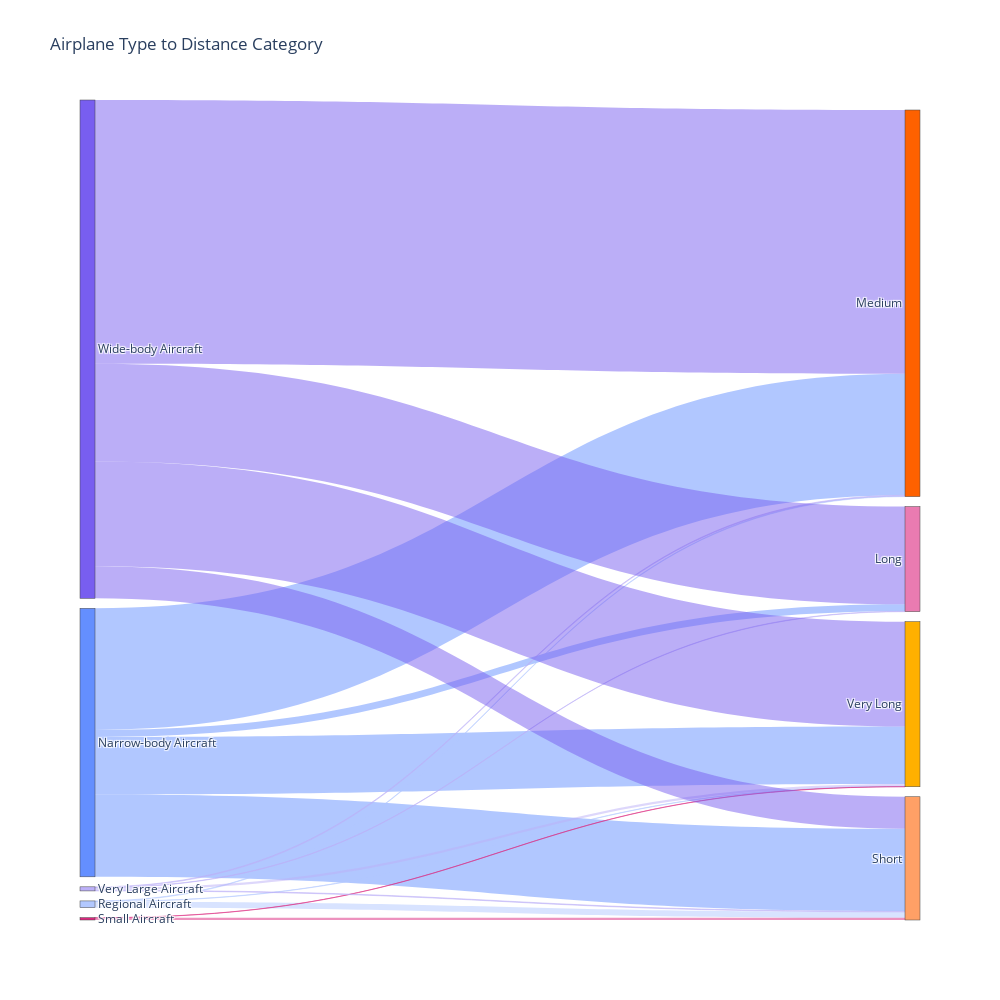

The code cell stored with this chart in its notebook:
### Code cell
node_color_list = color_palette[:len(labels)]
node_color_list[2], node_color_list[4] = node_color_list[4], node_color_list[2]
link_colors = [hex_to_rgba(node_color_list[source], 0.5) for source in sources]

fig = go.Figure(data=[go.Sankey(
    node=dict(
        pad=10,
        thickness=15,
        line=dict(width=0.5),
        label=labels,
        color=node_color_list
    ),
    link=dict(
        source=sources,
        target=targets,
        value=values,
        color=link_colors
    )
)])

fig.update_layout(
    title_text="Airplane Type to Distance Category",
    width = 1000,
    height = 1000
)

fig.show()

### Figure 1 — Plotly figure (JSON) as saved in the notebook; plotly's stock layout.template omitted (floating-point values rounded to 4 significant figures)
{"data": [{"link": {"color": ["rgba(100, 143, 255, 0.5)", "rgba(100, 143, 255, 0.5)", "rgba(100, 143, 255, 0.5)", "rgba(100, 143, 255, 0.5)", "rgba(178, 200, 255, 0.5)", "rgba(178, 200, 255, 0.5)", "rgba(178, 200, 255, 0.5)", "rgba(220, 38, 127, 0.5)", "rgba(220, 38, 127, 0.5)", "rgba(188, 176, 248, 0.5)", "rgba(188, 176, 248, 0.5)", "rgba(188, 176, 248, 0.5)", "rgba(188, 176, 248, 0.5)", "rgba(120, 94, 240, 0.5)", "rgba(120, 94, 240, 0.5)", "rgba(120, 94, 240, 0.5)", "rgba(120, 94, 240, 0.5)"], "source": [0, 0, 0, 0, 1, 1, 1, 2, 2, 3, 3, 3, 3, 4, 4, 4, 4], "target": [5, 6, 7, 8, 6, 7, 8, 7, 8, 5, 6, 7, 8, 5, 6, 7, 8], "value": [847, 14490, 9824, 6842, 61, 708, 31, 262, 20, 43, 87, 73, 286, 11632, 31443, 3824, 12501]}, "node": {"color": ["#648FFF", "#B2C8FF", "#DC267F", "#BCB0F8", "#785EF0", "#EA7BB1", "#FE6100", "#FFA066", "#FFB000"], "label": ["Narrow-body Aircraft", "Regional Aircraft", "Small Aircraft", "Very Large Aircraft", "Wide-body Aircraft", "Long", "Medium", "Short", "Very Long"], "line": {"width": 0.5}, "pad": 10, "thickness": 15}, "type": "sankey"}], "layout": {"height": 1000, "title": {"text": "Airplane Type to Distance Category"}, "width": 1000}}
